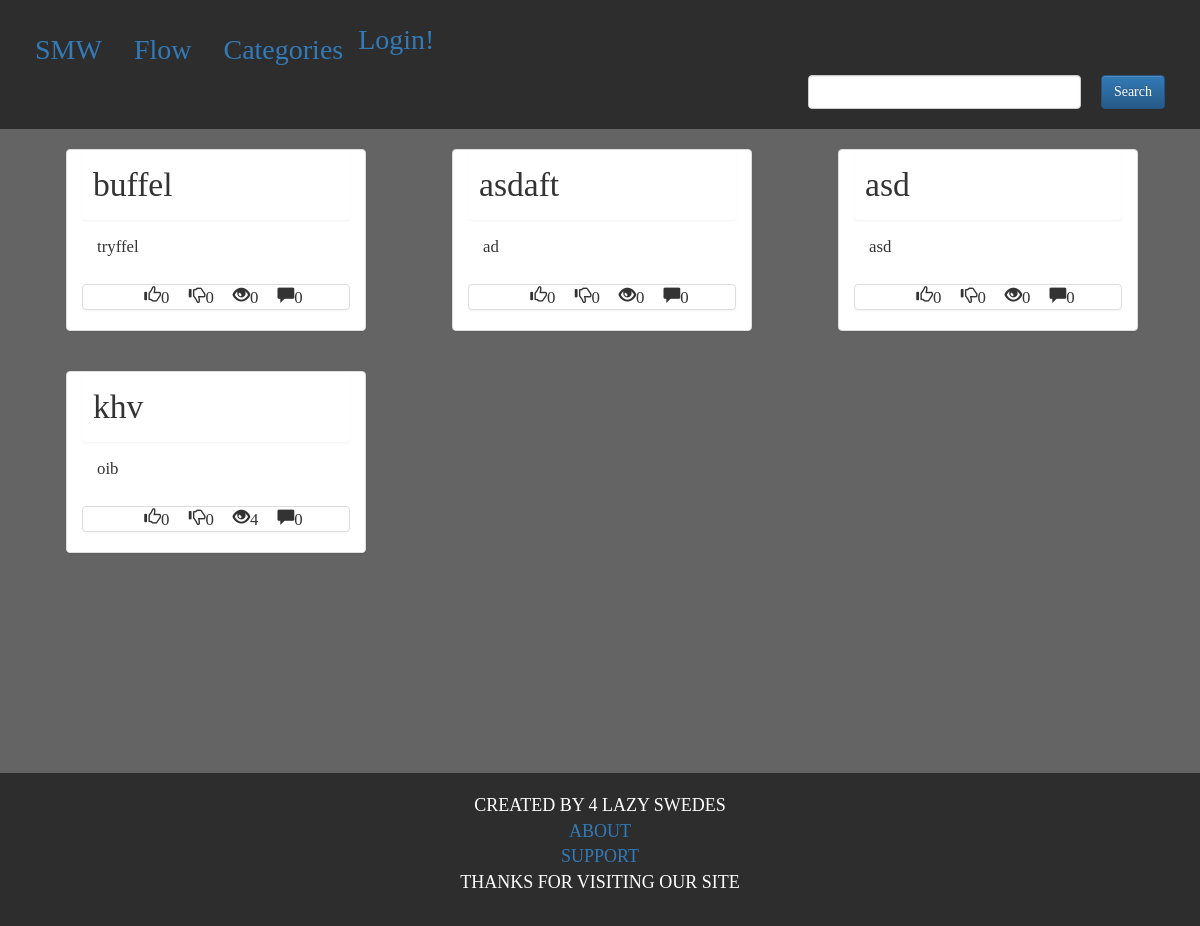
The app's page /Flow/, older data.
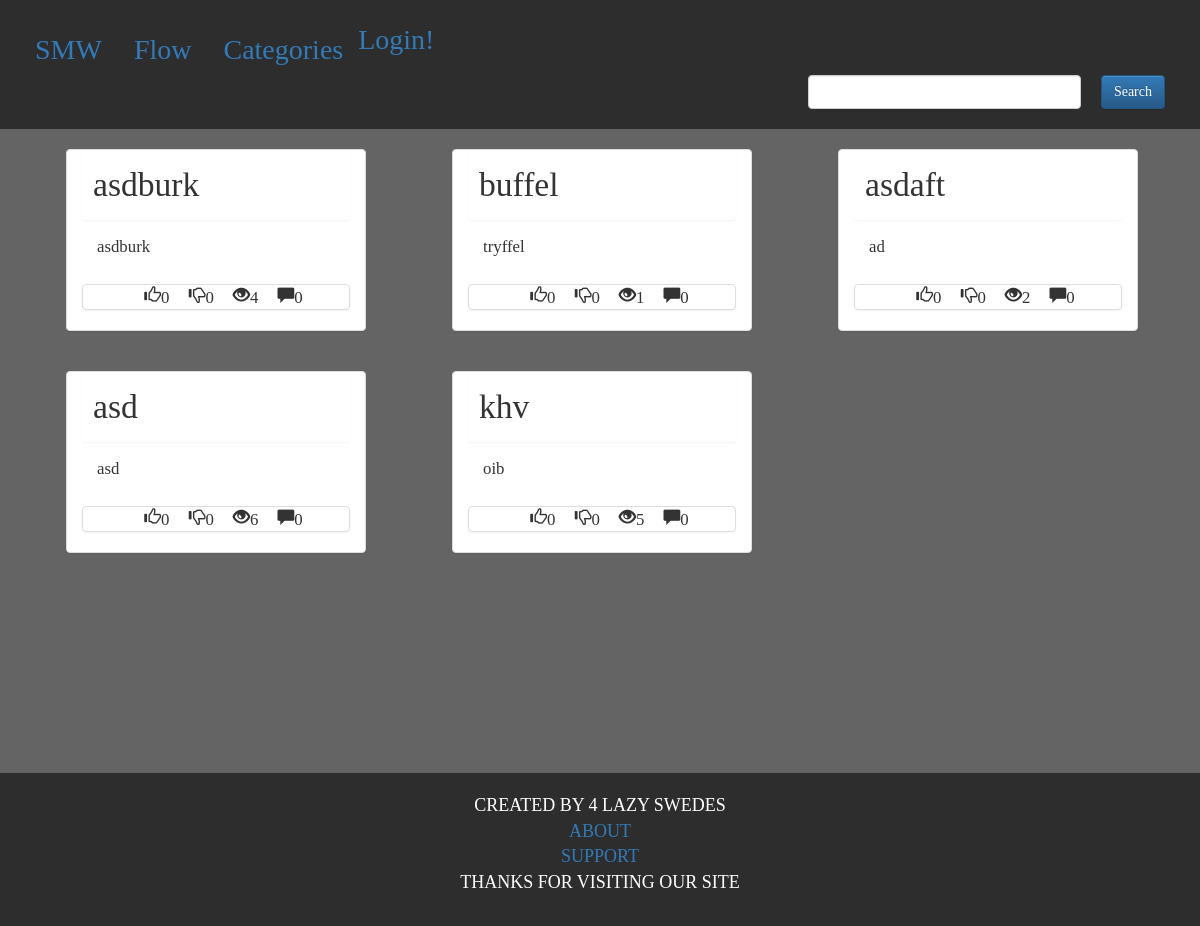
The same page, newer data.
### smw/models.py (models this page shows, shortened)
class Post(models.Model):
    User = models.ForeignKey(User, on_delete=models.CASCADE)
    Category = models.ForeignKey(Category, on_delete=models.CASCADE)
    Title = models.CharField(max_length=200)
    Idea = models.TextField(unique=True)
    Tags = models.CharField(max_length=200, blank=True, null=True)
    Views = models.IntegerField(default=0)
    Wants = models.IntegerField(default=0)
    Shlts = models.IntegerField(default=0)
    Post_Date = models.DateTimeField(default=datetime.now)
    def comment_count(self):
         return self.comment_set.count()

### smw/views.py (the view)
# urls.py: url(r'^Flow/$', views.FlowView.as_view(), name='flow'),#flow view of all posts
class FlowView(generic.ListView):
    template_name = "smw/flow.html"
    def get_queryset(self):
        return Post.objects.order_by("-Post_Date")

### smw/templates/smw/flow.html (shortened to what this page needs)
{% extends 'smw/base.html' %}
{% block body %}
{% for idea in object_list %}
<div class="panel panel-default col-lg-3 col-md-5 col-sm-11 col-xs-11 panelCust">
    <p class="panel panel-title col-md-12 title"><a href="{% url 'smw:idea' idea.pk %}">{{idea.Title}}</a></p>
    <div class="panel-body">
        <p>{{idea.Idea}}</p>
    </div>
    <center>
        <div class="panel panel-default col-md-12">
            <p class="glyphicon glyphicon-thumbs-up">{{idea.Wants}}</p>
            <p class="glyphicon glyphicon-thumbs-down">{{idea.Shlts}}</p>
            <p class="glyphicon glyphicon-eye-open">{{idea.Views}}</p>
            <p class="glyphicon glyphicon-comment">{{idea.comment_count}}</p>
        </div>
    </center>
</div>
{% endfor %}
{% endblock %}

Row changes from the older to the newer data that the page shows:
added Post: Title "asdburk", Idea "asdburk", Wants "0", Shlts "0", Views "4", comment_count "0"
changed Post "buffel": Views "0" → "1"
changed Post "asdaft": Views "0" → "2"
changed Post "asd": Views "0" → "6"
changed Post "khv": Views "4" → "5"
